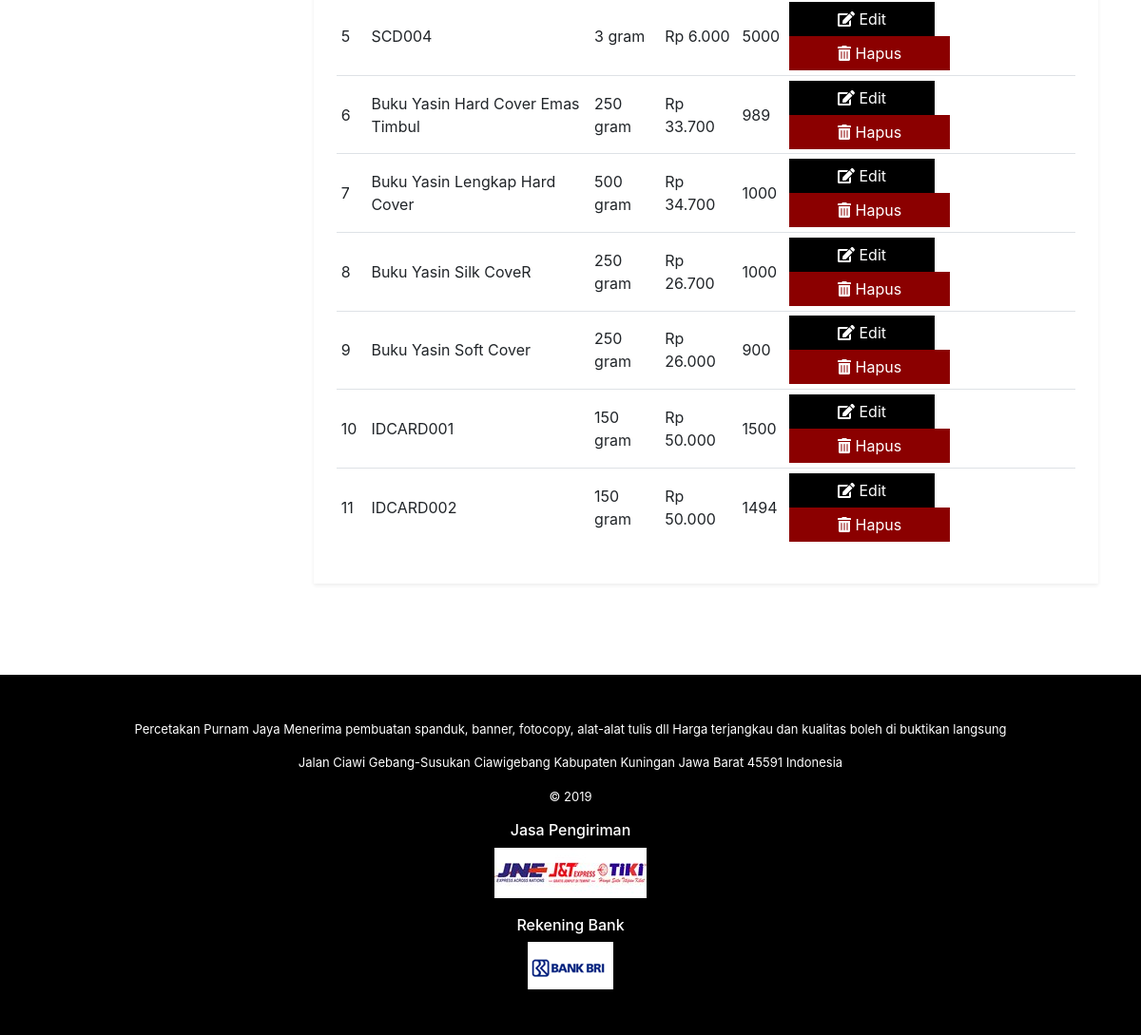
The app's page /halaman/data_produk.php (lower part), older data.
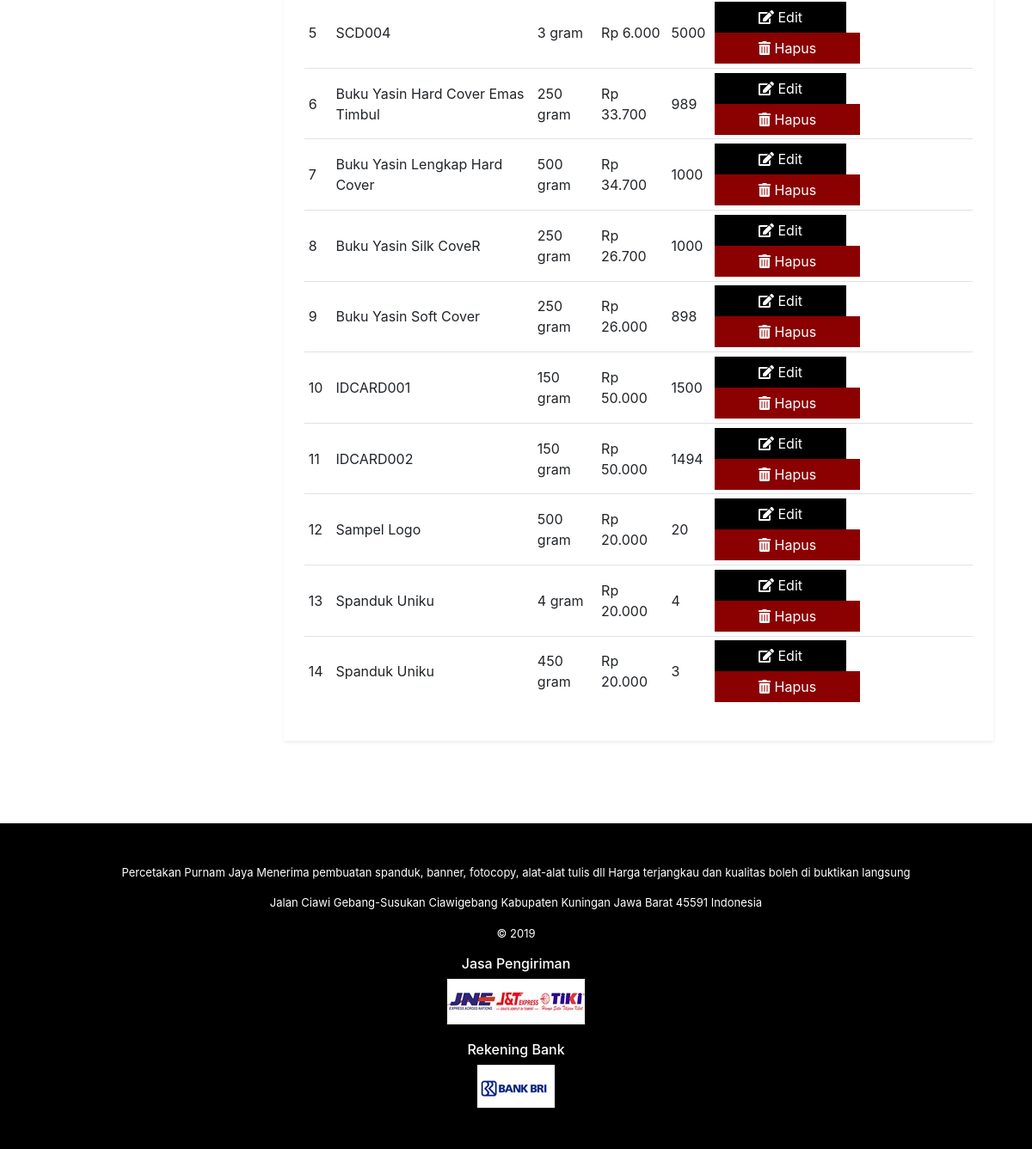
The same page, newer data.
### tables this page shows
CREATE TABLE `produk` (
  `idProduk` int(11) NOT NULL,
  `idKategori` int(11) NOT NULL,
  `namaProduk` varchar(50) NOT NULL,
  `deskripsi` text NOT NULL,
  `harga` int(11) NOT NULL,
  `gambar` text NOT NULL,
  `stok` int(11) NOT NULL,
  `berat` int(11) NOT NULL
);

### include/_koneksi.php (called while the page is built, shortened)
<?php
function konversiBerat($berat) {
	if ($berat >= 1000) {
		$berat = $berat / 1000;
		$satuan = "kg";
	} else
		$satuan = "gram";
	return str_replace(".", ",", "$berat $satuan");
}
?>

### halaman/data_produk.php (the view, shortened to what this page needs)
<?php
include("../include/_koneksi.php");
?>
<!DOCTYPE html>
<html lang="en">
<head>
  <link rel="stylesheet" href="../css/bootstrap.css">
  <link rel="stylesheet" href="../css/font-awesome.css">
  <link rel="stylesheet" href="../css/style.css">
</head>
<body>
	<div class="container-fluid px-0">
		<div class="konten container mt-5">
			<div class="row">
				<div class="col-lg-9 col-8">
					<div class="bg-white shadow-sm p-4 mb-5" style="border-top: 3px solid teal;">
						<div class="table-responsive-lg">
							<table class="table table-sm">
								<tbody>
									<?php
									$query = mysqli_query($conn, "SELECT * FROM produk");
									if (mysqli_num_rows($query) > 0) {
										$no = 1;
										while ($data = mysqli_fetch_assoc($query)) {
											echo "<tr>
											<td>$no</td>
											<td>$data[namaProduk]</td>
											<td>" . konversiBerat($data["berat"]) . "</td>
											<td>Rp " . number_format($data["harga"], 0, ".", ".") . "</td>
											<td>$data[stok]</td>
											<td>
												<a class='tombol tombol-teal mr-3' href='edit_produk.php?id=$data[idProduk]'><i class='fas fa-edit'></i> Edit</a>
												<button class='tombol tombol-red' name='hapus[]' id='$data[idProduk]'><i class='fas fa-trash-alt'></i> Hapus</button>
											</td>
											</tr>";
											$no++;
										}
									} else
										echo "<tr>
										<td align='center' colspan='6'>Tidak ada data</td>
										</tr>";
									?>
								</tbody>
							</table>
						</div>
					</div>
				</div>
			</div>
		</div>
		<?php include("_footer.php"); ?>
	</div>
</body>
</html>

Row changes from the older to the newer data that the page shows:
changed produk "Buku Yasin Soft Cover": stok "900" → "898"
added produk: namaProduk "Sampel Logo", berat "500 gram", harga "20.000", stok "20"
added produk: namaProduk "Spanduk Uniku", berat "4 gram", harga "20.000", stok "4"
added produk: namaProduk "Spanduk Uniku", berat "450 gram", harga "20.000", stok "3"
